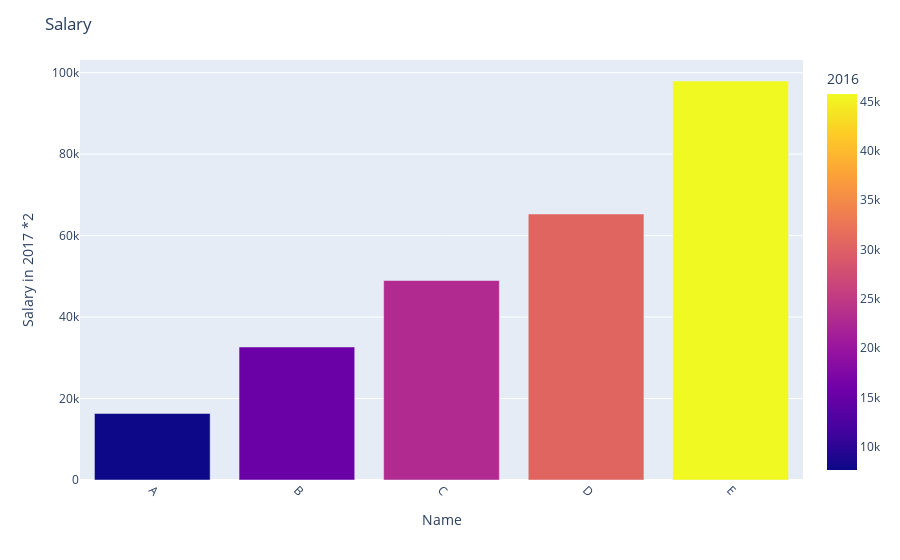

Notebook source saved alongside this figure:
### Markdown cell above
### Quiz 3 - จากข้อ 2 ให้ตั้งชื่อกราฟให้เหมาะสม เป็นชื่อแกน X Y ให้เหมาะสมและให้ไล่สีจากเงินเดือนปี 2016 รวมถึงเมื่อนำเม้าส์ไปวาง จะแสดงเงินเดือนเงินเดือนของแต่ละปี และเงินเดือนเฉลี่ย (จะเพิ่ม column ใน DataFrame หรือจะคำนวณแยกก็ได้)

### Code cell
AVG = df.transpose().mean().astype('int64')
df['Average'] = AVG
df['2017*2'] = df[2017]*2
fig = px.bar(df , x = df.index , y = ['2017*2'] ,color = 2016 , hover_data = [2016,2017,2018,2019,2020,'Average'],
            labels = {'index':'Name ','value':'Salary in 2017 *2'})
fig.update_layout(xaxis_tickangle = 45 , xaxis_title = 'Name')
fig.update_layout(yaxis_title = 'Salary in 2017 *2')
fig.update_layout(title = 'Salary')
fig.show()

### Figure 1 — Plotly figure (JSON) as saved in the notebook; plotly's stock layout.template omitted (floating-point values rounded to 4 significant figures)
{"data": [{"alignmentgroup": "True", "customdata": [[7628, 8162, 8734, 9345, 10000, 10930], [15257, 16325, 17468, 18691, 20000, 21862], [22886, 24488, 26203, 28037, 30000, 32795], [30515, 32651, 34937, 37383, 40000, 43727], [45773, 48977, 52406, 56074, 60000, 65591]], "hovertemplate": "Name =%{x}<br>Salary in 2017 *2=%{y}<br>2016=%{marker.color}<br>2017=%{customdata[1]}<br>2018=%{customdata[2]}<br>2019=%{customdata[3]}<br>2020=%{customdata[4]}<br>Average=%{customdata[5]}<extra></extra>", "legendgroup": "", "marker": {"color": [7628, 15257, 22886, 30515, 45773], "coloraxis": "coloraxis"}, "name": "", "offsetgroup": "", "orientation": "v", "showlegend": false, "textposition": "auto", "type": "bar", "x": ["A", "B", "C", "D", "E"], "xaxis": "x", "y": [16324, 32650, 48976, 65302, 97954], "yaxis": "y"}], "layout": {"barmode": "relative", "coloraxis": {"colorbar": {"title": {"text": "2016"}}, "colorscale": [[0, "#0d0887"], [0.1111, "#46039f"], [0.2222, "#7201a8"], [0.3333, "#9c179e"], [0.4444, "#bd3786"], [0.5556, "#d8576b"], [0.6667, "#ed7953"], [0.7778, "#fb9f3a"], [0.8889, "#fdca26"], [1, "#f0f921"]]}, "legend": {"tracegroupgap": 0}, "margin": {"t": 60}, "title": {"text": "Salary"}, "xaxis": {"anchor": "y", "domain": [0, 1], "tickangle": 45, "title": {"text": "Name"}}, "yaxis": {"anchor": "x", "domain": [0, 1], "title": {"text": "Salary in 2017 *2"}}}}
